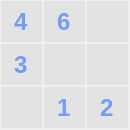
           <widget class="QFrame" name="frame_7">
            <property name="minimumSize">
             <size>
              <width>130</width>
              <height>130</height>
             </size>
            </property>
            <property name="maximumSize">
             <size>
              <width>130</width>
              <height>130</height>
             </size>
            </property>
            <property name="styleSheet">
             <string notr="true">border: none;</string>
            </property>
            <property name="frameShape">
             <enum>QFrame::NoFrame</enum>
            </property>
            <property name="frameShadow">
             <enum>QFrame::Raised</enum>
            </property>
            <layout class="QGridLayout" name="gridLayout" rowstretch="0,0,0" rowminimumheight="0,0,0" columnminimumwidth="0,0,0">
             <property name="leftMargin">
              <number>0</number>
             </property>
             <property name="topMargin">
              <number>0</number>
             </property>
             <property name="rightMargin">
              <number>0</number>
             </property>
             <property name="bottomMargin">
              <number>0</number>
             </property>
             <property name="spacing">
              <number>1</number>
             </property>
             <item row="0" column="0">
              <widget class="QLineEdit" name="l1">
               <property name="minimumSize">
                <size>
                 <width>41</width>
                 <height>41</height>
                </size>
               </property>
               <property name="maximumSize">
                <size>
                 <width>41</width>
                 <height>41</height>
                </size>
               </property>
               <property name="font">
                <font>
                 <pointsize>18</pointsize>
                 <bold>true</bold>
                </font>
               </property>
               <property name="styleSheet">
                <string notr="true">background-color: rgb(227, 227, 227);
color: rgb(114, 156, 255);
</string>
               </property>
               <property name="text">
                <string>4</string>
               </property>
               <property name="maxLength">
                <number>1</number>
               </property>
               <property name="alignment">
                <set>Qt::AlignCenter</set>
               </property>
              </widget>
             </item>
             <item row="0" column="1">
              <widget class="QLineEdit" name="l2">
               <property name="minimumSize">
                <size>
                 <width>41</width>
                 <height>41</height>
                </size>
               </property>
               <property name="maximumSize">
                <size>
                 <width>41</width>
                 <height>41</height>
                </size>
               </property>
               <property name="font">
                <font>
                 <pointsize>18</pointsize>
                 <bold>true</bold>
                </font>
               </property>
               <property name="styleSheet">
                <string notr="true">background-color: rgb(227, 227, 227);
color: rgb(114, 156, 255);
</string>
               </property>
               <property name="text">
                <string>6</string>
               </property>
               <property name="maxLength">
                <number>1</number>
               </property>
               <property name="alignment">
                <set>Qt::AlignCenter</set>
               </property>
              </widget>
             </item>
             <item row="0" column="2">
              <widget class="QLineEdit" name="l3">
               <property name="minimumSize">
                <size>
                 <width>41</width>
                 <height>41</height>
                </size>
               </property>
               <property name="maximumSize">
                <size>
                 <width>41</width>
                 <height>41</height>
                </size>
               </property>
               <property name="font">
                <font>
                 <pointsize>18</pointsize>
                 <bold>true</bold>
                </font>
               </property>
               <property name="styleSheet">
                <string notr="true">background-color: rgb(227, 227, 227);
color: rgb(114, 156, 255);
</string>
               </property>
               <property name="maxLength">
                <number>1</number>
               </property>
               <property name="alignment">
                <set>Qt::AlignCenter</set>
               </property>
              </widget>
             </item>
             <item row="1" column="0">
              <widget class="QLineEdit" name="l10">
               <property name="minimumSize">
                <size>
                 <width>41</width>
                 <height>41</height>
                </size>
               </property>
               <property name="maximumSize">
                <size>
                 <width>41</width>
                 <height>41</height>
                </size>
               </property>
               <property name="font">
                <font>
                 <pointsize>18</pointsize>
                 <bold>true</bold>
                </font>
               </property>
               <property name="styleSheet">
                <string notr="true">background-color: rgb(227, 227, 227);
color: rgb(114, 156, 255);
</string>
               </property>
               <property name="text">
                <string>3</string>
               </property>
               <property name="maxLength">
                <number>1</number>
               </property>
               <property name="alignment">
                <set>Qt::AlignCenter</set>
               </property>
              </widget>
             </item>
             <item row="1" column="1">
              <widget class="QLineEdit" name="l11">
               <property name="minimumSize">
                <size>
                 <width>41</width>
                 <height>41</height>
                </size>
               </property>
               <property name="maximumSize">
                <size>
                 <width>41</width>
                 <height>41</height>
                </size>
               </property>
               <property name="font">
                <font>
                 <pointsize>18</pointsize>
                 <bold>true</bold>
                </font>
               </property>
               <property name="styleSheet">
                <string notr="true">background-color: rgb(227, 227, 227);
color: rgb(114, 156, 255);
</string>
               </property>
               <property name="maxLength">
                <number>1</number>
               </property>
               <property name="alignment">
                <set>Qt::AlignCenter</set>
               </property>
              </widget>
             </item>
             <item row="1" column="2">
              <widget class="QLineEdit" name="l12">
               <property name="minimumSize">
                <size>
                 <width>41</width>
                 <height>41</height>
                </size>
               </property>
               <property name="maximumSize">
                <size>
                 <width>41</width>
                 <height>41</height>
                </size>
               </property>
               <property name="font">
                <font>
                 <pointsize>18</pointsize>
                 <bold>true</bold>
                </font>
               </property>
               <property name="styleSheet">
                <string notr="true">background-color: rgb(227, 227, 227);
color: rgb(114, 156, 255);
</string>
               </property>
               <property name="maxLength">
                <number>1</number>
               </property>
               <property name="alignment">
                <set>Qt::AlignCenter</set>
               </property>
              </widget>
             </item>
             <item row="2" column="0">
              <widget class="QLineEdit" name="l19">
               <property name="minimumSize">
                <size>
                 <width>41</width>
                 <height>41</height>
                </size>
               </property>
               <property name="maximumSize">
                <size>
                 <width>41</width>
                 <height>41</height>
                </size>
               </property>
               <property name="font">
                <font>
                 <pointsize>18</pointsize>
                 <bold>true</bold>
                </font>
               </property>
               <property name="styleSheet">
                <string notr="true">background-color: rgb(227, 227, 227);
color: rgb(114, 156, 255);
</string>
               </property>
               <property name="maxLength">
                <number>1</number>
               </property>
               <property name="alignment">
                <set>Qt::AlignCenter</set>
               </property>
              </widget>
             </item>
             <item row="2" column="1">
              <widget class="QLineEdit" name="l20">
               <property name="minimumSize">
                <size>
                 <width>41</width>
                 <height>41</height>
                </size>
               </property>
               <property name="maximumSize">
                <size>
                 <width>41</width>
                 <height>41</height>
                </size>
               </property>
               <property name="font">
                <font>
                 <pointsize>18</pointsize>
                 <bold>true</bold>
                </font>
               </property>
               <property name="styleSheet">
                <string notr="true">background-color: rgb(227, 227, 227);
color: rgb(114, 156, 255);
</string>
               </property>
               <property name="text">
                <string>1</string>
               </property>
               <property name="maxLength">
                <number>1</number>
               </property>
               <property name="alignment">
                <set>Qt::AlignCenter</set>
               </property>
              </widget>
             </item>
             <item row="2" column="2">
              <widget class="QLineEdit" name="l21">
               <property name="minimumSize">
                <size>
                 <width>41</width>
                 <height>41</height>
                </size>
               </property>
               <property name="maximumSize">
                <size>
                 <width>41</width>
                 <height>41</height>
                </size>
               </property>
               <property name="font">
                <font>
                 <pointsize>18</pointsize>
                 <bold>true</bold>
                </font>
               </property>
               <property name="styleSheet">
                <string notr="true">background-color: rgb(227, 227, 227);
color: rgb(114, 156, 255);
</string>
               </property>
               <property name="text">
                <string>2</string>
               </property>
               <property name="maxLength">
                <number>1</number>
               </property>
               <property name="alignment">
                <set>Qt::AlignCenter</set>
               </property>
              </widget>
             </item>
            </layout>
           </widget>
